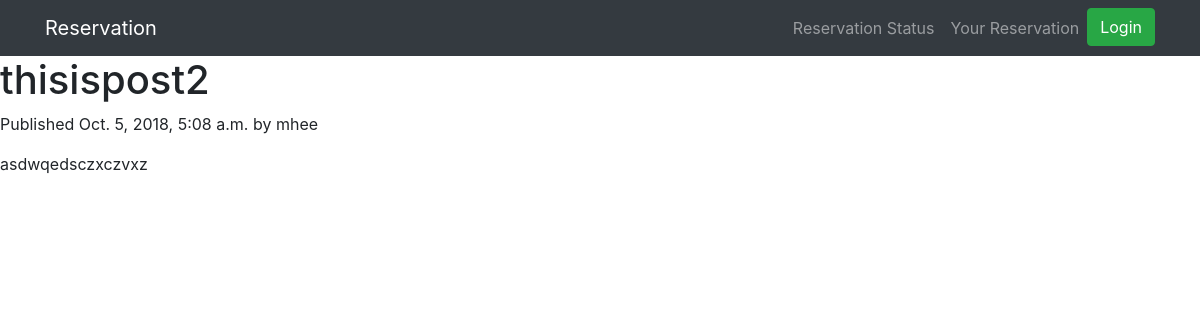
Page /blog/2018/10/5/thisispost2/ on the committed database.
### blog/models.py (models this page shows, shortened)
class Post(models.Model):
    STATUS_CHOICES = (('draft', 'Draft'),('published', 'Published'),)
    title = models.CharField(max_length=250)
    slug = models.SlugField(max_length=250,unique_for_date='publish')
    author = models.ForeignKey(User,on_delete=models.CASCADE,related_name='blog_posts')
    body = models.TextField()
    publish = models.DateTimeField(default=timezone.now)
    created = models.DateTimeField(auto_now_add=True)
    updated = models.DateTimeField(auto_now=True)
    status = models.CharField(max_length=10,choices=STATUS_CHOICES,default='draft')
    objects = models.Manager() # The default manager.
    published = PublishedManager() # Our custom manager.
    class Meta:
        ordering = ('-publish',)

### blog/views.py (the view)
# urls.py: path('<int:year>/<int:month>/<int:day>/<slug:post>/',views.post_detail,name='post_detail'),
def post_detail(request, year, month, day, post):
    post = get_object_or_404(Post, slug=post,
    status='published',
    publish__year=year,
    publish__month=month,
    publish__day=day)
    return render(request,'blog/post/detail.html',{'post': post})

### templates/blog/post/detail.html (shortened to what this page needs)
{% extends "base.html" %}
{% block content %}
<h1>{{ post.title }}</h1>
<p class="date">
  Published {{ post.publish }} by {{ post.author }}
</p>
{{ post.body|linebreaks }}
{% endblock %}

### static/css/1-col-portfolio.css (style rules this page uses)
body { padding-top: 54px; }
@media (min-width: 992px) { body { padding-top: 56px; } }

### rows in the picture
Post: title "thisispost2", publish "Oct. 5, 2018, 5:08 a.m.", author "mhee", body "asdwqedsczxczvxz"
